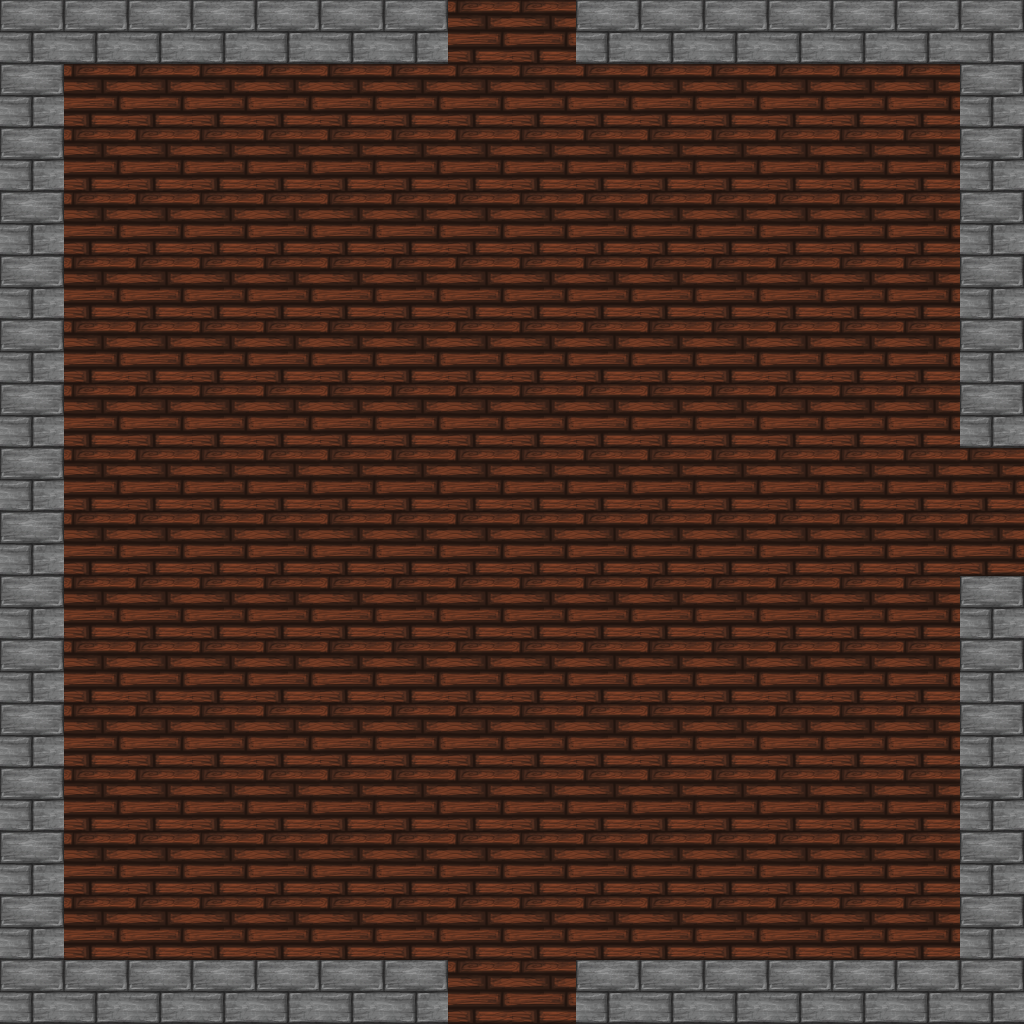

Below is a game level as drawn by its tile map, then a one-line description and the .tmx that defines it (tile-layer data replaced by summaries):
An orthogonal 16x16 tile map with 64x64 px tiles, 2 tile layers (Ground, Walls), 4 tilesets and 23 objects (2x NORTH, 2x WEST, 2x SOUTH, 2x EAST, CENTER).

<map version="1.0" orientation="orthogonal" renderorder="right-down" width="16" height="16" tilewidth="64" tileheight="64">
 <properties>
  <property name="ExitPoints" value="NES" />
 </properties>
 <tileset firstgid="1" name="simpletiles" tilewidth="64" tileheight="64" spacing="1">
  <image source="tilesets/simpletiles.png" width="130" height="130" />
 </tileset>
 <tileset firstgid="5" name="cavefloor" tilewidth="64" tileheight="64">
  <image source="tilesets/cavefloor.png" width="196" height="196" />
 </tileset>
 <tileset firstgid="14" name="tiles64" tilewidth="64" tileheight="64">
  <image source="tilesets/tiles64.png" width="768" height="320" />
 </tileset>
 <tileset firstgid="74" name="tilesadds" tilewidth="64" tileheight="64">
  <image source="tilesets/tilesadds.png" width="128" height="64" />
 </tileset>
 <layer name="Ground" width="16" height="16">
  <data>[256 cells, 234 non-empty, 3 distinct tile ids]</data>
 </layer>
 <layer name="Walls" width="16" height="16">
  <data>[256 cells, 60 non-empty, 2 distinct tile ids]</data>
 </layer>
 <objectgroup name="collisionObjects">
  <object x="0" y="0" width="448" height="64" />
  <object x="995" y="345" height="1" />
  <object x="960" y="64" width="64" height="384" />
  <object x="0" y="64" width="64" height="384" />
  <object x="0" y="576" width="64" height="384" />
  <object x="960" y="576" width="64" height="384" />
  <object x="576" y="0" width="448" height="64" />
  <object x="0" y="960" width="448" height="64" />
  <object x="576" y="960" width="448" height="64" />
 </objectgroup>
 <objectgroup name="portalObjects">
  <object type="NORTH" x="448" y="0" width="128" height="64" />
  <object type="WEST" x="0" y="448" width="64" height="128" />
  <object type="SOUTH" x="448" y="960" width="128" height="64" />
  <object type="EAST" x="960" y="448" width="64" height="128" />
 </objectgroup>
 <objectgroup name="spawnPoints">
  <object type="WEST" x="130" y="514" />
  <object type="EAST" x="880" y="502" width="12" height="17" />
  <object type="SOUTH" x="514" y="935" />
  <object type="NORTH" x="509" y="131" />
  <object x="230" y="262" width="1" height="3" />
  <object x="804" y="813" />
  <object x="301" y="820" />
  <object type="CENTER" x="517" y="567" />
  <object x="804" y="250" />
  <object x="502" y="406" />
 </objectgroup>
</map>
